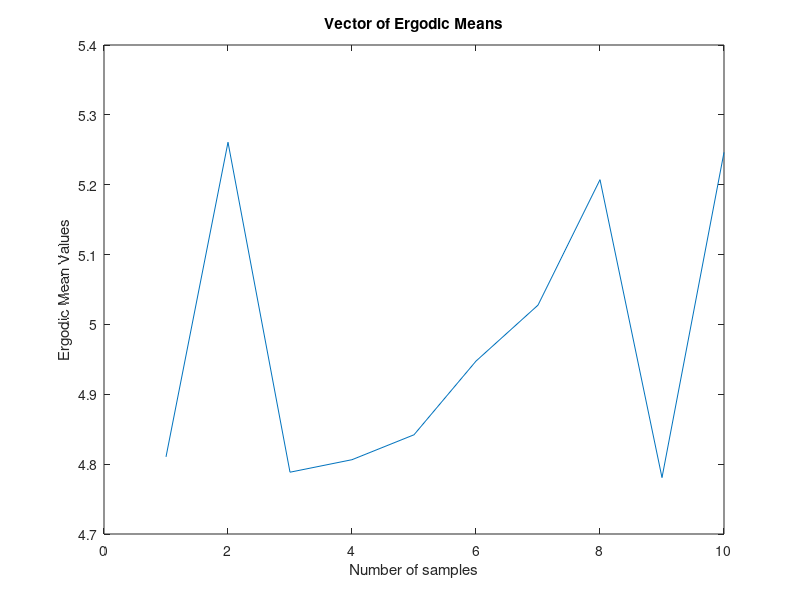

This figure's MATLAB source:
clear; clf;
load process.mat % load data to Matlab
process=Received_Data; % rename the data in process.mat that is called Received_Data
[N, M]=size(process); % N= number of samples per realization
% M = number of realizations
for m=1:M,
realization{m}=process(:,m); % Obtain each realization separately
end
 
reduced_samples=randperm(1024,10); % 10 samples to be selected from total 1024 samples.
 
for i=1:10
new_mean(i)=mean(process(reduced_samples (i),: )); %Average Realizations
end
new_mean=new_mean'
finmean=mean(new_mean) %Mean of all ergodic mean
 
plot(1:10, new_mean);
title('Vector of Ergodic Means'); 
xlabel('Number of samples'); ylabel('Ergodic Mean Values');
